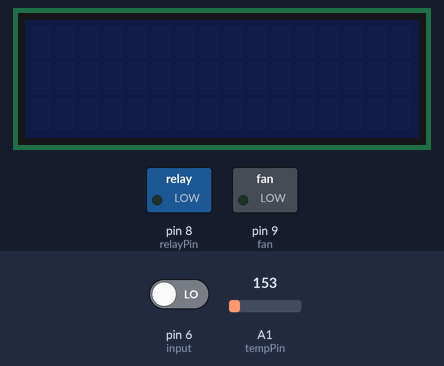
Bench run of a sketch on a simulated Arduino Uno, built with avr-gcc and run on an emulated ATmega328P. Parts: 16×3 character LCD, switched loads named in the sketch (green lamp = pin HIGH). The inputs (shaded band) are chosen by the test bench; at power-on: pin 6 (input) LOW, A1 (tempPin) = 153.

Above: at 0.8 s.
0.9 s: pin 6 (input) driven HIGH
At 1.44 s:
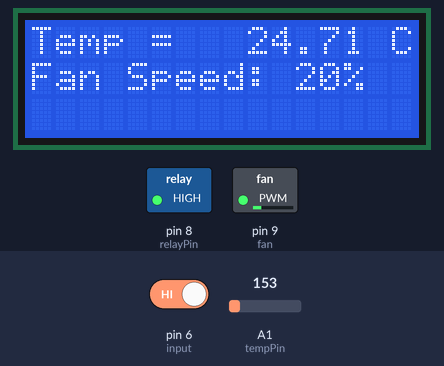
3.9 s: A1 (tempPin) set to 166
At 4.47 s:
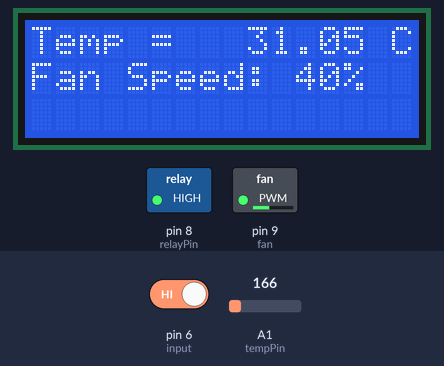
6.9 s: A1 (tempPin) set to 114
At 7.16 s:
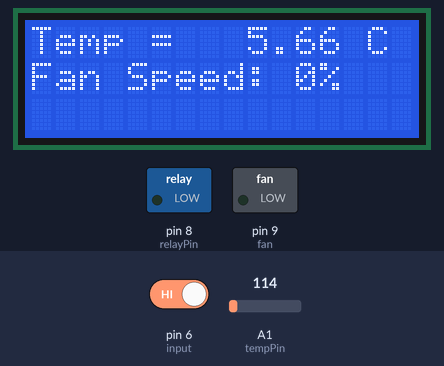
9.9 s: A1 (tempPin) set to 175
At 10.29 s:
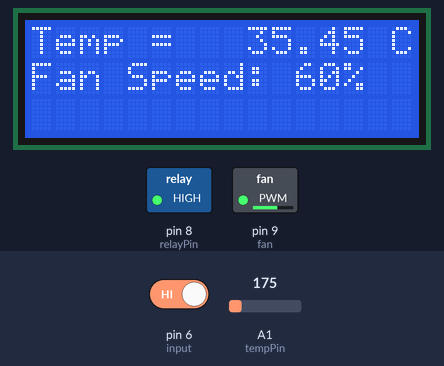
12.9 s: A1 (tempPin) set to 203
At 13.33 s:
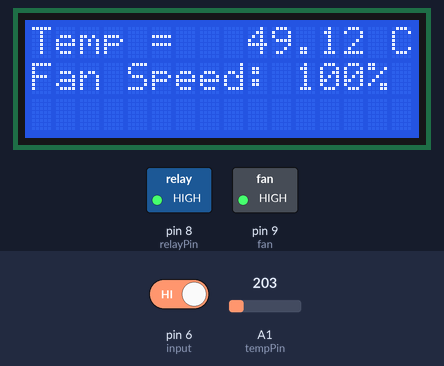
15.9 s: A1 (tempPin) set to 133
At 16.06 s:
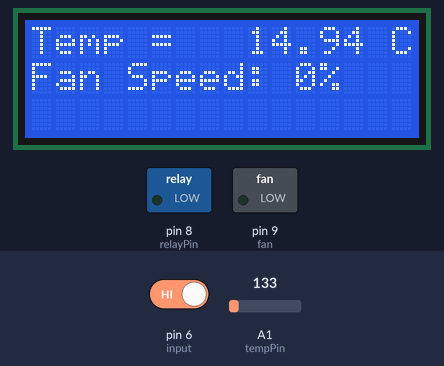
Timing chart, 0 to 18.9 s (numbered marks = the images above; inputs shaded):
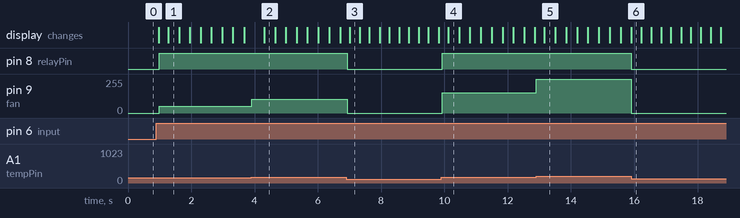

The sketch:

LCD_Display_AC.ino
```cpp
#include <LiquidCrystal.h>

LiquidCrystal lcd(12, 11, 5, 4, 3, 2);

float temp;
int tempPin = A1;
int relayPin = 8;
int input=6;
int state=0;

#define fan 9

void setup(){
  	pinMode(input,INPUT);
	pinMode(fan, OUTPUT);
    pinMode(relayPin, OUTPUT);
  here:
  	state=digitalRead(input);
  	Serial.println(state);
  if(state==HIGH)
  {

  	lcd.begin(16, 3);

  	lcd.setCursor(2, 0);
  	lcd.print("Temp Control");
  	lcd.setCursor(3, 1);
  	lcd.print("Starting..");
    delay(20);
    lcd.clear();
  }
  if(state==LOW)
    goto here;
}

void loop()
{

  if(state==HIGH)
  {
    lcd.setCursor(0,2);
    temp = analogRead(tempPin);
    //temp = temp*0.48828125;
    float voltage = temp * 5.0;
      voltage /= 1024.0;

      // print out the voltage
      //lcd.print(voltage); lcd.println(" volts");

      // now print out the temperature
      float temperatureC = (voltage - 0.5) * 100 ;  //converting from 10 mv per degree wit 500 mV offset
                                                    //to degrees ((voltage - 500mV) times 100)

    lcd.setCursor(0, 0);
    lcd.print("Temp = ");
    lcd.setCursor(9,0);
    lcd.print(temperatureC);
    lcd.println(" C");
    lcd.setCursor(0,1);

    if(temperatureC >= 20)
    {
      poweronRelay();
      if(temperatureC >= 20 && temperatureC <= 25)
      {
        analogWrite(fan,51);
        lcd.print("Fan Speed: 20% ");
        delay(20);
        lcd.clear();
      }
      else if(temperatureC <= 35)
      {
        analogWrite(fan,102);
        lcd.print("Fan Speed: 40% ");
        delay(20);
        lcd.clear();
      }
      else if(temperatureC <= 40)
      {
        analogWrite(fan,153);
        lcd.print("Fan Speed: 60% ");
        delay(20);
        lcd.clear();
      }
      else if(temperatureC <= 44)
      {
        analogWrite(fan,200);
        lcd.print("Fan Speed: 80% ");
        delay(20);
        lcd.clear();
      }
      else if(temperatureC >= 45)
      {
        analogWrite(fan,255);
        lcd.print("Fan Speed: 100% ");
        delay(20);
        lcd.clear();
      }
    }
    else if(temperatureC < 20)
    {
      poweroffRelay();
      lcd.print("Fan Speed: 0% ");
      delay(20);
      lcd.clear();
    }
    state=digitalRead(input);
  }
  if(state==LOW)
  {
    lcd.clear();
    state=digitalRead(input);
  }
}

void poweronRelay()
  {
  	digitalWrite(relayPin, HIGH);
  }

void poweroffRelay()
  {
  	digitalWrite(relayPin, LOW);
  	analogWrite(fan,0);
  }
```

Measured:
- the behaviour switches between 153 and 154 on A1 (tempPin) (found by bisection; images 1 and 2)
- the behaviour switches between 184 and 185 on A1 (tempPin) (found by bisection; images 4 and 5)
- after the input at 0.9 s, pin 8 (relayPin): LOW → HIGH after 0.09 s; pin 9 (fan): 0/255 → 51/255 after 0.09 s; the display: first changes after 0.07 s (image 1 shows a later state)
- after the input at 3.9 s, pin 9 (fan): 51/255 → 102/255 at once; the display: changes after 0.40 s (image 2)
- after the input at 6.9 s, pin 8 (relayPin): HIGH → LOW at once; pin 9 (fan): 102/255 → 0/255 at once; the display: changes after 0.11 s (image 3)
- after the input at 9.9 s, pin 8 (relayPin): LOW → HIGH at once; pin 9 (fan): 0/255 → 153/255 at once; the display: changes after 0.22 s (image 4)
- after the input at 12.9 s, pin 9 (fan): 153/255 → 255/255 at once; the display: changes after 0.26 s (image 5)
- after the input at 15.9 s, pin 8 (relayPin): HIGH → LOW at once; pin 9 (fan): 255/255 → 0/255 at once; the display: changes at once (image 6)
